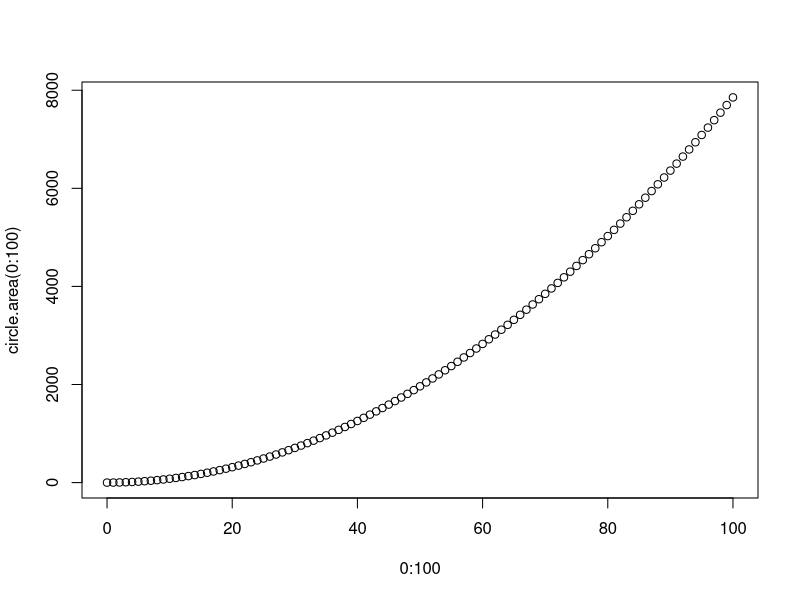
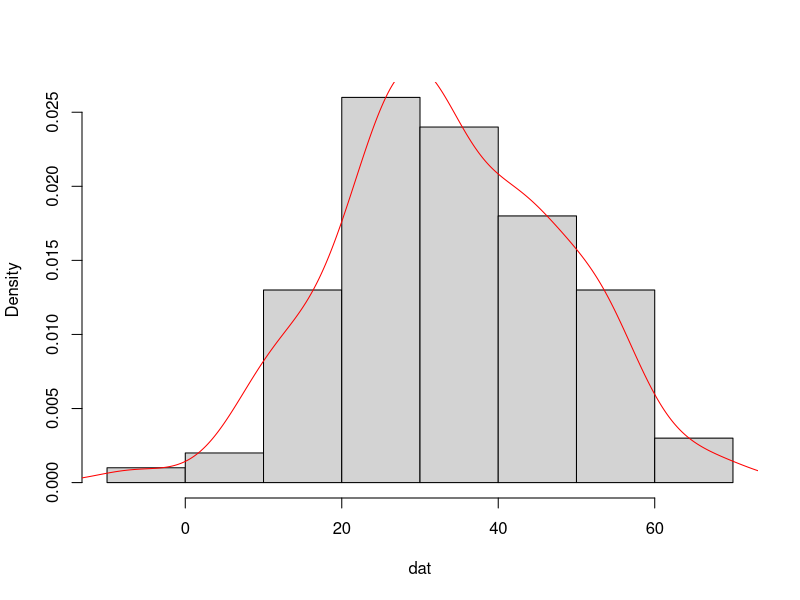
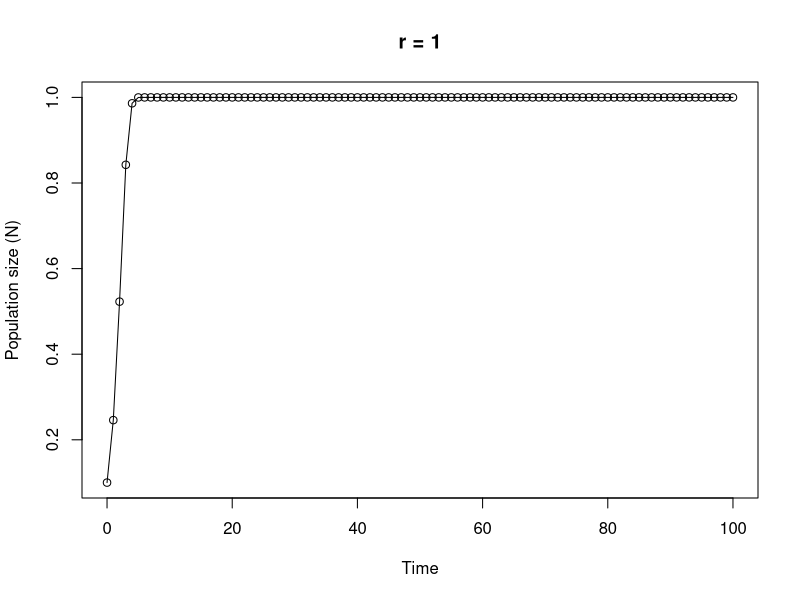

Generate these figures, in order, with R:
## ----Q1, results = 'asis', eval= T--------------------------------

# area of a circle
# the equation to calculate the area of a circle is pi * radius^2

circle.area <- function(d){ 
	pi * (d/2)^2
}

# to use your new function

circle.area(10)
# [1] 78.53982

plot(0:100, circle.area(0:100))

# to test on a vector of diameters
# first create a vector with diameters ranging from 0 to 50 in steps of 10

cir.diam <- seq(from = 0, to = 50, by = 10)

# test your function

circle.area(cir.diam)
# [1]    0.00000   78.53982  314.15927  706.85835 1256.63706 1963.49541


## ----Q2, tidy = TRUE----------------------------------------------

far.cent <- function(a){
	val <- (a-32)*5/9
	print(paste("Fahrenheit: ", round(a, digits = 3), "oF",sep = " "), quote = FALSE)# round 3dp
	print(paste("Centigrade: ", round(val, digits = 3), "oC", sep = " "), quote = FALSE)# round 3dp
}

# alternative Fahrenheit to centigrade using cat function

far.cent2 <- function(a){
	val <- (a - 32) * 5/9	#calculation
	cat("Fahrenheit: ", round(a, digits = 3), "oF", "\n")   # use cat function
	cat("Centigrade: ", round(val, digits = 3), "oC", "\n")   
}



## ----Q3-----------------------------------------------------------

# Create a vector of normally distributed data
# length 100, mean 35 and standard deviation of 29

vals <- rnorm(100, 35, 15)	# create some norm dist data mean 35, sd = 15

summary.fun <- function(dat){
	mymean <- round(mean(dat), digits = 4)      	# calc mean
	mymedian <- round(median(dat), digits = 4)    # calc median
	mymin <- round(min(dat), digits = 4)          # calc min
	mymax <- round(max(dat), digits = 4)          # calc max
	print(paste("mean:", mymean, sep = " "), quote = FALSE)     # print mean
	print(paste("median:", mymedian, sep = " "), quote = FALSE)     # print median
	print(paste("range:", "from:", mymin, "to", mymax, sep = " "), quote = FALSE) 
	dens <- density(dat)                          # estimate density curve
	hist(dat, main = "",type = "l",freq = FALSE)  # plot histogram
	lines(dens, lty = 1, col = "red")             # plot density curve
}

# use the function
summary.fun(vals)


## ----Q4-----------------------------------------------------------

# calculate a median

ourmedian <- function(x){
	n <- length(x)
	if (n %% 2 == 1)      # odd numbers
	  sort(x)[(n + 1)/2]  # find the middle number by adding 1 to length and div 2
	else {                # even numbers
	  middletwo <- sort(x)[(n/2) + 0:1]   #find the two middle numbers
	  mean(middletwo)
	  }
}

# use the function
mydat <- sample(1:50, size = 10, replace = TRUE )

# our function
ourmedian(mydat)

# R median function
median(mydat)


## ----Q5, tidy = TRUE----------------------------------------------

# function to simulate Ricker model

Ricker.model <- function(nzero, r, time, K=1){     # sets initial parameters
  N <- numeric(time + 1)    # creates a real vector of length time+1 to store values of Nt+1
  N[1] <- nzero             # sets initial population size in first element of N
  for (i in 1:time) {				# loops over time
      N[i+1] <- N[i]*exp(r*(1 - N[i]/K))    
  }
  Time <- 0:time   					 # creates vector for x axis
  plot(Time, N, type = "o", xlim = c(0, time), xlab = "Time", ylab = "Population size (N)", main = paste("r =", r, sep=" "))   # plots     output
}

# To run
# play around with the different parameters, especially r
Ricker.model(nzero=0.1,r=1,time=100)
